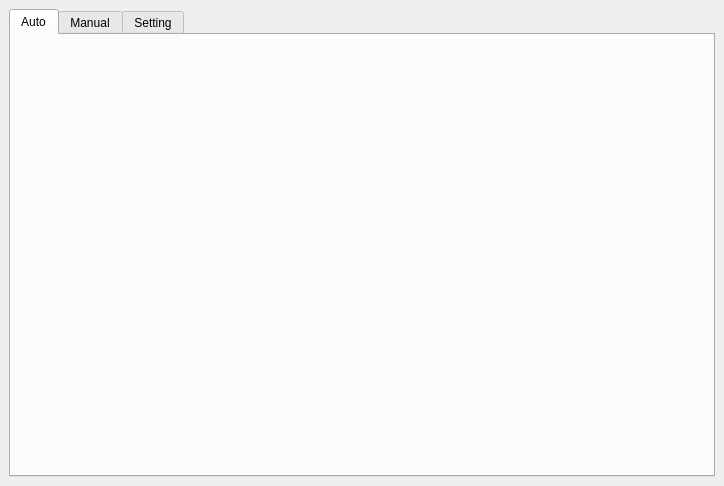
<?xml version="1.0" encoding="UTF-8"?>
<ui version="4.0">
 <class>MainWindow</class>
 <widget class="QMainWindow" name="MainWindow">
  <property name="geometry">
   <rect>
    <x>0</x>
    <y>0</y>
    <width>724</width>
    <height>486</height>
   </rect>
  </property>
  <property name="windowTitle">
   <string>MainWindow</string>
  </property>
  <widget class="QWidget" name="centralwidget">
   <property name="autoFillBackground">
    <bool>false</bool>
   </property>
   <layout class="QVBoxLayout" name="verticalLayout">
    <item>
     <widget class="QTabWidget" name="tabWidget">
      <property name="enabled">
       <bool>true</bool>
      </property>
      <property name="focusPolicy">
       <enum>Qt::NoFocus</enum>
      </property>
      <property name="layoutDirection">
       <enum>Qt::LeftToRight</enum>
      </property>
      <property name="autoFillBackground">
       <bool>false</bool>
      </property>
      <property name="currentIndex">
       <number>0</number>
      </property>
      <widget class="QWidget" name="tab">
       <attribute name="title">
        <string>Auto</string>
       </attribute>
      </widget>
      <widget class="QWidget" name="tab_3">
       <attribute name="title">
        <string>Manual</string>
       </attribute>
       <widget class="QWidget" name="">
        <property name="geometry">
         <rect>
          <x>20</x>
          <y>30</y>
          <width>122</width>
          <height>371</height>
         </rect>
        </property>
        <layout class="QGridLayout" name="gridLayout">
         <property name="horizontalSpacing">
          <number>20</number>
         </property>
         <item row="0" column="0">
          <widget class="QPushButton" name="XMinusBtn">
           <property name="minimumSize">
            <size>
             <width>50</width>
             <height>50</height>
            </size>
           </property>
           <property name="text">
            <string>X-</string>
           </property>
          </widget>
         </item>
         <item row="0" column="1">
          <widget class="QPushButton" name="XPlusBtn">
           <property name="minimumSize">
            <size>
             <width>50</width>
             <height>50</height>
            </size>
           </property>
           <property name="text">
            <string>X+</string>
           </property>
          </widget>
         </item>
         <item row="1" column="0">
          <widget class="QPushButton" name="YMinusBtn">
           <property name="minimumSize">
            <size>
             <width>50</width>
             <height>50</height>
            </size>
           </property>
           <property name="text">
            <string>Y-</string>
           </property>
          </widget>
         </item>
         <item row="1" column="1">
          <widget class="QPushButton" name="YPlusBtn">
           <property name="minimumSize">
            <size>
             <width>50</width>
             <height>50</height>
            </size>
           </property>
           <property name="text">
            <string>Y+</string>
           </property>
          </widget>
         </item>
         <item row="2" column="0">
          <widget class="QPushButton" name="ZMinusBtn">
           <property name="minimumSize">
            <size>
             <width>50</width>
             <height>50</height>
            </size>
           </property>
           <property name="text">
            <string>Z-</string>
           </property>
          </widget>
         </item>
         <item row="2" column="1">
          <widget class="QPushButton" name="ZPlusBtn">
           <property name="minimumSize">
            <size>
             <width>50</width>
             <height>50</height>
            </size>
           </property>
           <property name="text">
            <string>Z+</string>
           </property>
          </widget>
         </item>
         <item row="3" column="0">
          <widget class="QPushButton" name="WMinusBtn">
           <property name="minimumSize">
            <size>
             <width>50</width>
             <height>50</height>
            </size>
           </property>
           <property name="text">
            <string>W-</string>
           </property>
          </widget>
         </item>
         <item row="3" column="1">
          <widget class="QPushButton" name="WPlusBtn">
           <property name="minimumSize">
            <size>
             <width>50</width>
             <height>50</height>
            </size>
           </property>
           <property name="text">
            <string>W+</string>
           </property>
          </widget>
         </item>
         <item row="4" column="0">
          <widget class="QPushButton" name="RMinusBtn">
           <property name="minimumSize">
            <size>
             <width>50</width>
             <height>50</height>
            </size>
           </property>
           <property name="text">
            <string>R-</string>
           </property>
          </widget>
         </item>
         <item row="4" column="1">
          <widget class="QPushButton" name="RPlusBtn">
           <property name="minimumSize">
            <size>
             <width>50</width>
             <height>50</height>
            </size>
           </property>
           <property name="text">
            <string>R+</string>
           </property>
          </widget>
         </item>
         <item row="5" column="0">
          <widget class="QPushButton" name="PMinusBtn">
           <property name="minimumSize">
            <size>
             <width>50</width>
             <height>50</height>
            </size>
           </property>
           <property name="text">
            <string>P-</string>
           </property>
          </widget>
         </item>
         <item row="5" column="1">
          <widget class="QPushButton" name="PPlusBtn">
           <property name="minimumSize">
            <size>
             <width>50</width>
             <height>50</height>
            </size>
           </property>
           <property name="text">
            <string>P+</string>
           </property>
          </widget>
         </item>
        </layout>
       </widget>
      </widget>
      <widget class="QWidget" name="tab_2">
       <attribute name="title">
        <string>Setting</string>
       </attribute>
       <widget class="QWidget" name="layoutWidget">
        <property name="geometry">
         <rect>
          <x>40</x>
          <y>30</y>
          <width>621</width>
          <height>90</height>
         </rect>
        </property>
        <layout class="QVBoxLayout" name="verticalLayout_2">
         <item>
          <layout class="QHBoxLayout" name="horizontalLayout_3">
           <property name="spacing">
            <number>50</number>
           </property>
           <item>
            <widget class="QLabel" name="label">
             <property name="text">
              <string>Robot IP</string>
             </property>
            </widget>
           </item>
           <item>
            <spacer name="horizontalSpacer">
             <property name="orientation">
              <enum>Qt::Horizontal</enum>
             </property>
             <property name="sizeHint" stdset="0">
              <size>
               <width>40</width>
               <height>20</height>
              </size>
             </property>
            </spacer>
           </item>
           <item>
            <widget class="QLineEdit" name="IP_textBox">
             <property name="inputMask">
              <string>000.000.000.000</string>
             </property>
             <property name="text">
              <string>192.168.234.2</string>
             </property>
             <property name="alignment">
              <set>Qt::AlignRight|Qt::AlignTrailing|Qt::AlignVCenter</set>
             </property>
            </widget>
           </item>
          </layout>
         </item>
         <item>
          <layout class="QHBoxLayout" name="horizontalLayout">
           <property name="spacing">
            <number>30</number>
           </property>
           <item>
            <widget class="QLabel" name="label_2">
             <property name="text">
              <string>Server port</string>
             </property>
            </widget>
           </item>
           <item>
            <widget class="QSpinBox" name="server_port_box">
             <property name="alignment">
              <set>Qt::AlignRight|Qt::AlignTrailing|Qt::AlignVCenter</set>
             </property>
             <property name="maximum">
              <number>65536</number>
             </property>
             <property name="value">
              <number>18735</number>
             </property>
            </widget>
           </item>
           <item>
            <widget class="QPushButton" name="server_connect">
             <property name="text">
              <string>Connect</string>
             </property>
            </widget>
           </item>
           <item>
            <widget class="QPushButton" name="server_disconnect">
             <property name="text">
              <string>Disconnect</string>
             </property>
            </widget>
           </item>
          </layout>
         </item>
         <item>
          <layout class="QHBoxLayout" name="horizontalLayout_2">
           <property name="spacing">
            <number>30</number>
           </property>
           <item>
            <widget class="QLabel" name="label_3">
             <property name="text">
              <string>Logger port</string>
             </property>
            </widget>
           </item>
           <item>
            <widget class="QSpinBox" name="logger_port_box">
             <property name="alignment">
              <set>Qt::AlignRight|Qt::AlignTrailing|Qt::AlignVCenter</set>
             </property>
             <property name="maximum">
              <number>65536</number>
             </property>
             <property name="value">
              <number>18736</number>
             </property>
            </widget>
           </item>
           <item>
            <widget class="QPushButton" name="logger_connect">
             <property name="text">
              <string>Connect</string>
             </property>
            </widget>
           </item>
           <item>
            <widget class="QPushButton" name="logger_disconnect">
             <property name="text">
              <string>Disconnect</string>
             </property>
            </widget>
           </item>
          </layout>
         </item>
        </layout>
       </widget>
      </widget>
     </widget>
    </item>
   </layout>
  </widget>
 </widget>
 <resources/>
 <connections/>
</ui>
